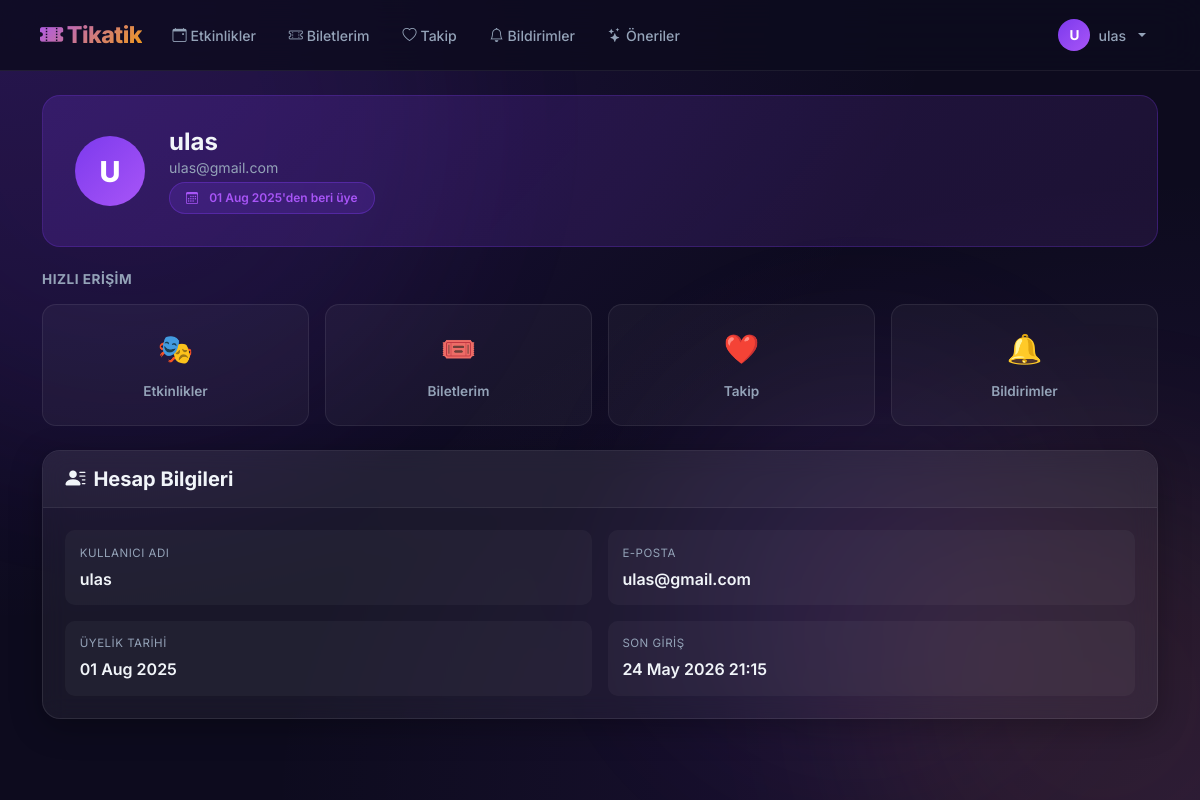
/dashboard/ (signed in), run on the app's committed database.
### app/models.py (models this page shows, shortened)
class CustomUser(AbstractUser):
    USER_TYPE_CHOICES = (
        ('C', 'Customer'),
        ('S', 'Seller'),
        ("A", "Admin"), )
    user_type = models.CharField(max_length=1, choices=USER_TYPE_CHOICES, default='C')
    followed_artists = models.ManyToManyField('Artist', blank=True, related_name='followers')
    followed_actors = models.ManyToManyField('Actor', blank=True, related_name='actor_followers')

### app/views.py (the view)
# urls.py: path('dashboard/',views.dashboard_view,name='dashboard'),
@login_required(login_url='login')
def dashboard_view(request):
    return render(request, 'app/dashboard.html', {'user': request.user})

### app/templates/app/dashboard.html (shortened to what this page needs)
{% extends 'app/navbar.html' %}
{% load static %}
{% load crispy_forms_tags %}
{% block content %}
<div class="profile-header mb-4">
    <div class="profile-avatar">{{ user.username|first|upper }}</div>
    <div class="profile-meta">
        <h2 class="mb-0" style="font-size:1.5rem;">{{ user.username }}</h2>
        <p class="text-muted mb-1" style="font-size:0.88rem;">{{ user.email }}</p>
        <span class="hero-badge mb-0" style="font-size:0.75rem;display:inline-flex;margin-bottom:0!important;">
            <i class="bi bi-calendar3 me-1"></i>
            {{ user.date_joined|date:"d M Y" }}'den beri üye
        </span>
    </div>
</div>
<h5 class="mb-3" style="font-size:0.85rem;text-transform:uppercase;letter-spacing:0.5px;color:var(--text-secondary);">
    Hızlı Erişim
</h5>
<div class="row g-3 mb-4">
    <div class="col-6 col-sm-3">
        <a href="{% url 'event_list' %}" class="quick-action">
            <span class="quick-action-icon">🎭</span>
            <span class="quick-action-label">Etkinlikler</span>
        </a>
    </div>
    <div class="col-6 col-sm-3">
        <a href="{% url 'my_tickets' %}" class="quick-action">
            <span class="quick-action-icon">🎟️</span>
            <span class="quick-action-label">Biletlerim</span>
        </a>
    </div>
    <div class="col-6 col-sm-3">
        <a href="{% url 'following' %}" class="quick-action">
            <span class="quick-action-icon">❤️</span>
            <span class="quick-action-label">Takip</span>
        </a>
    </div>
    <div class="col-6 col-sm-3">
        <a href="{% url 'notifications' %}" class="quick-action">
            <span class="quick-action-icon">🔔</span>
            <span class="quick-action-label">Bildirimler</span>
        </a>
    </div>
</div>
<div class="card">
    <div class="card-header">
        <h5 class="mb-0"><i class="bi bi-person-lines-fill me-2"></i>Hesap Bilgileri</h5>
    </div>
    <div class="card-body">
        <div class="row g-3">
            <div class="col-sm-6">
                <div style="background:rgba(255,255,255,0.04);border-radius:10px;padding:0.9rem;">
                    <div style="font-size:0.72rem;color:var(--text-secondary);text-transform:uppercase;letter-spacing:0.5px;margin-bottom:0.3rem;">
                        Kullanıcı Adı
                    </div>
                    <div style="font-weight:600;">{{ user.username }}</div>
                </div>
            </div>
            <div class="col-sm-6">
                <div style="background:rgba(255,255,255,0.04);border-radius:10px;padding:0.9rem;">
                    <div style="font-size:0.72rem;color:var(--text-secondary);text-transform:uppercase;letter-spacing:0.5px;margin-bottom:0.3rem;">
                        E-posta
                    </div>
                    <div style="font-weight:600;">{{ user.email }}</div>
                </div>
            </div>
            <div class="col-sm-6">
                <div style="background:rgba(255,255,255,0.04);border-radius:10px;padding:0.9rem;">
                    <div style="font-size:0.72rem;color:var(--text-secondary);text-transform:uppercase;letter-spacing:0.5px;margin-bottom:0.3rem;">
                        Üyelik Tarihi
                    </div>
                    <div style="font-weight:600;">{{ user.date_joined|date:"d M Y" }}</div>
                </div>
            </div>
            <div class="col-sm-6">
                <div style="background:rgba(255,255,255,0.04);border-radius:10px;padding:0.9rem;">
                    <div style="font-size:0.72rem;color:var(--text-secondary);text-transform:uppercase;letter-spacing:0.5px;margin-bottom:0.3rem;">
                        Son Giriş
                    </div>
                    <div style="font-weight:600;">{{ user.last_login|date:"d M Y H:i" }}</div>
                </div>
            </div>
        </div>
    </div>
</div>
{% endblock %}

### app/templates/app/navbar.html (shortened to what this page needs)
{% load static %}
{% load crispy_forms_tags %}
<!DOCTYPE html>
<html lang="tr">
<head>
    <link href="https://cdn.jsdelivr.net/npm/bootstrap@5.3.3/dist/css/bootstrap.min.css" rel="stylesheet">
    <link rel="stylesheet" href="https://cdn.jsdelivr.net/npm/bootstrap-icons@1.11.3/font/bootstrap-icons.min.css">
    <link rel="stylesheet" href="https://cdnjs.cloudflare.com/ajax/libs/font-awesome/6.5.0/css/all.min.css">
    <link rel="stylesheet" href="{% static 'css/style.css' %}">
</head>
<body>
    <div class="background-shapes">
        <div class="shape shape-1"></div>
        <div class="shape shape-2"></div>
        <div class="shape shape-3"></div>
    </div>
    <nav class="navbar navbar-expand-lg">
        <div class="container-fluid px-3">
            <a class="navbar-brand" href="{% url 'dashboard' %}">
                <i class="bi bi-ticket-perforated-fill me-1"></i>Tikatik
            </a>
            <div class="collapse navbar-collapse" id="navbarMenu">
                <ul class="navbar-nav me-auto gap-1 mt-2 mt-lg-0">
                    {% if request.user.is_authenticated %}
                        <li class="nav-item">
                            <a class="nav-link" href="{% url 'event_list' %}">
                                <i class="bi bi-calendar-event me-1"></i>Etkinlikler
                            </a>
                        </li>
                        <li class="nav-item">
                            <a class="nav-link" href="{% url 'my_tickets' %}">
                                <i class="bi bi-ticket-perforated me-1"></i>Biletlerim
                            </a>
                        </li>
                        <li class="nav-item">
                            <a class="nav-link" href="{% url 'following' %}">
                                <i class="bi bi-heart me-1"></i>Takip
                            </a>
                        </li>
                        <li class="nav-item">
                            <a class="nav-link" href="{% url 'notifications' %}">
                                <i class="bi bi-bell me-1"></i>Bildirimler
                            </a>
                        </li>
                        <li class="nav-item">
                            <a class="nav-link" href="{% url 'recommended_events' %}">
                                <i class="bi bi-stars me-1"></i>Öneriler
                            </a>
                        </li>
                    {% endif %}
                </ul>
                {% if request.user.is_authenticated %}
                    <ul class="navbar-nav ms-auto align-items-lg-center">
                        <li class="nav-item dropdown">
                            <a class="nav-link dropdown-toggle d-flex align-items-center gap-2" href="#"
                               id="navbarDropdown" role="button" data-bs-toggle="dropdown" aria-expanded="false">
                                <span class="d-inline-flex align-items-center justify-content-center"
                                      style="width:32px;height:32px;border-radius:50%;background:linear-gradient(135deg,#7c3aed,#a855f7);font-size:0.85rem;font-weight:700;color:white;">
                                    {{ request.user.username|first|upper }}
                                </span>
                                <span style="font-size:0.88rem;">{{ request.user.username }}</span>
                            </a>
                        </li>
                    </ul>
                {% endif %}
            </div>
        </div>
    </nav>
    <div class="container mt-4">
        {% block content %}{% endblock %}
    </div>
</body>
</html>

### static/css/style.css (style rules this page uses)
:root { --bg-primary: #0d0b1e; --bg-secondary: #1a1033; --bg-card: rgba(255, 255, 255, 0.05); --border-card: rgba(255, 255, 255, 0.09); --purple-primary: #7c3aed; --purple-light: #a855f7; --purple-dark: #5b21b6; --gold: #f59e0b; --gold-light: #fcd34d; --text-primary: #f1f5f9; --text-secondary: #94a3b8; --success: #10b981; --danger: #ef4444; --info: #06b6d4; }
*, *::before, *::after { box-sizing: border-box; }
body { background-color: var(--bg-primary); background-image: radial-gradient(ellipse at top left, rgba(124, 58, 237, 0.18) 0%, transparent 55%), radial-gradient(ellipse at bottom right, rgba(168, 85, 247, 0.12) 0%, transparent 55%); background-attachment: fixed; font-family: 'Inter', 'Segoe UI', Arial, sans-serif; color: var(--text-primary); min-height: 100vh; }
.background-shapes { position: fixed; top: 0; left: 0; width: 100%; height: 100%; pointer-events: none; z-index: 0; overflow: hidden; }
.shape { position: absolute; border-radius: 50%; filter: blur(90px); opacity: 0.07; animation: floatShape 22s ease-in-out infinite; }
.shape-1 { width: 650px; height: 650px; background: var(--purple-primary); top: -200px; left: -200px; animation-delay: 0s; }
.shape-2 { width: 500px; height: 500px; background: var(--gold); bottom: -150px; right: -150px; animation-delay: -8s; }
.shape-3 { width: 400px; height: 400px; background: var(--purple-light); top: 45%; left: 55%; animation-delay: -16s; }
.container, nav, footer { position: relative; z-index: 1; }
.navbar { background: rgba(13, 11, 30, 0.82) !important; backdrop-filter: blur(22px); -webkit-backdrop-filter: blur(22px); border-bottom: 1px solid rgba(255, 255, 255, 0.07); padding: 0.75rem 1.5rem; position: sticky; top: 0; z-index: 1000; }
.navbar-brand { font-size: 1.45rem; font-weight: 800; background: linear-gradient(135deg, var(--purple-light) 0%, var(--gold) 100%); -webkit-background-clip: text; -webkit-text-fill-color: transparent; background-clip: text; letter-spacing: -0.5px; }
.navbar .nav-link { color: var(--text-secondary) !important; font-weight: 500; padding: 0.45rem 0.9rem !important; border-radius: 8px; transition: all 0.2s ease; font-size: 0.88rem; }
.card { background: var(--bg-card) !important; border: 1px solid var(--border-card) !important; border-radius: 18px !important; backdrop-filter: blur(12px); -webkit-backdrop-filter: blur(12px); box-shadow: 0 8px 32px rgba(0, 0, 0, 0.28) !important; transition: transform 0.3s ease, box-shadow 0.3s ease; padding: 0 !important; color: var(--text-primary); }
.card-body { padding: 1.4rem !important; color: var(--text-primary); }
.card-header { background: rgba(255, 255, 255, 0.04) !important; border-bottom: 1px solid rgba(255, 255, 255, 0.07) !important; border-radius: 18px 18px 0 0 !important; padding: 1rem 1.4rem !important; }
h1, h2, h3, h4, h5, h6 { color: var(--text-primary); font-weight: 700; }
p { color: var(--text-secondary); margin-bottom: 0.5rem; }
.text-muted { color: var(--text-secondary) !important; }
.hero-badge { display: inline-flex; align-items: center; gap: 0.45rem; background: rgba(124, 58, 237, 0.18); border: 1px solid rgba(124, 58, 237, 0.38); color: var(--purple-light); padding: 0.38rem 1rem; border-radius: 20px; font-size: 0.82rem; font-weight: 600; margin-bottom: 1.4rem; }
.profile-header { background: linear-gradient(135deg, rgba(124, 58, 237, 0.2), rgba(168, 85, 247, 0.1)); border: 1px solid rgba(124, 58, 237, 0.25); border-radius: 18px; padding: 2rem; margin-bottom: 1.5rem; display: flex; align-items: center; gap: 1.5rem; }
.profile-avatar { width: 70px; height: 70px; border-radius: 50%; background: linear-gradient(135deg, var(--purple-primary), var(--purple-light)); display: flex; align-items: center; justify-content: center; font-size: 1.8rem; font-weight: 800; color: white; flex-shrink: 0; }
.profile-meta p { margin-bottom: 0.2rem; }
.quick-action { background: rgba(255, 255, 255, 0.04); border: 1px solid rgba(255, 255, 255, 0.08); border-radius: 14px; padding: 1.4rem; text-align: center; text-decoration: none; display: block; transition: all 0.25s ease; color: var(--text-primary); }
.quick-action-icon { font-size: 1.8rem; margin-bottom: 0.5rem; display: block; }
.quick-action-label { font-size: 0.85rem; font-weight: 600; color: var(--text-secondary); }

### data on the page
CustomUser: user.username|first "U", user.username "ulas", username|first "U", username "ulas", email "ulas@gmail.com", date_joined "01 Aug 2025", last_login "24 May 2026 21:15"
